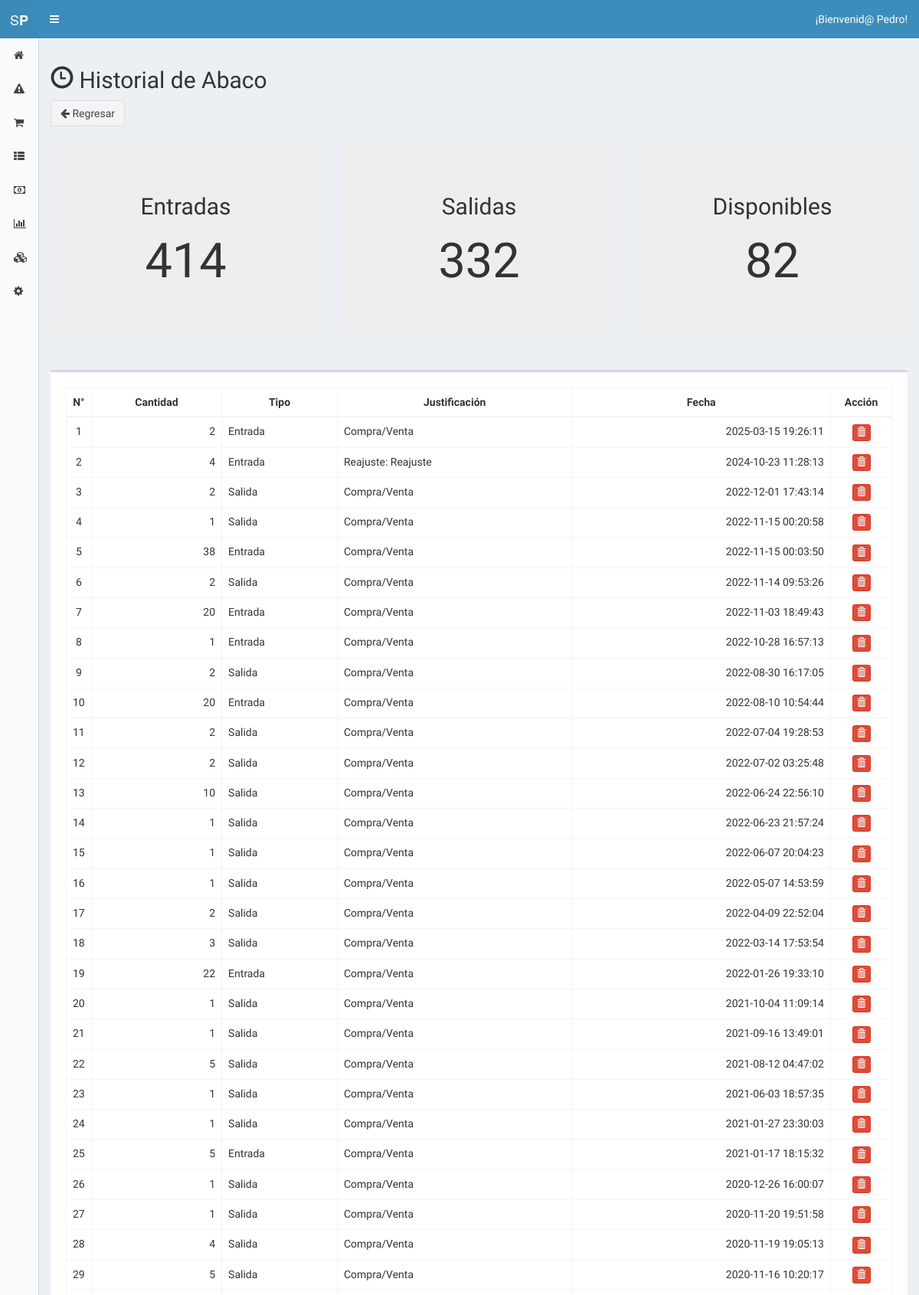
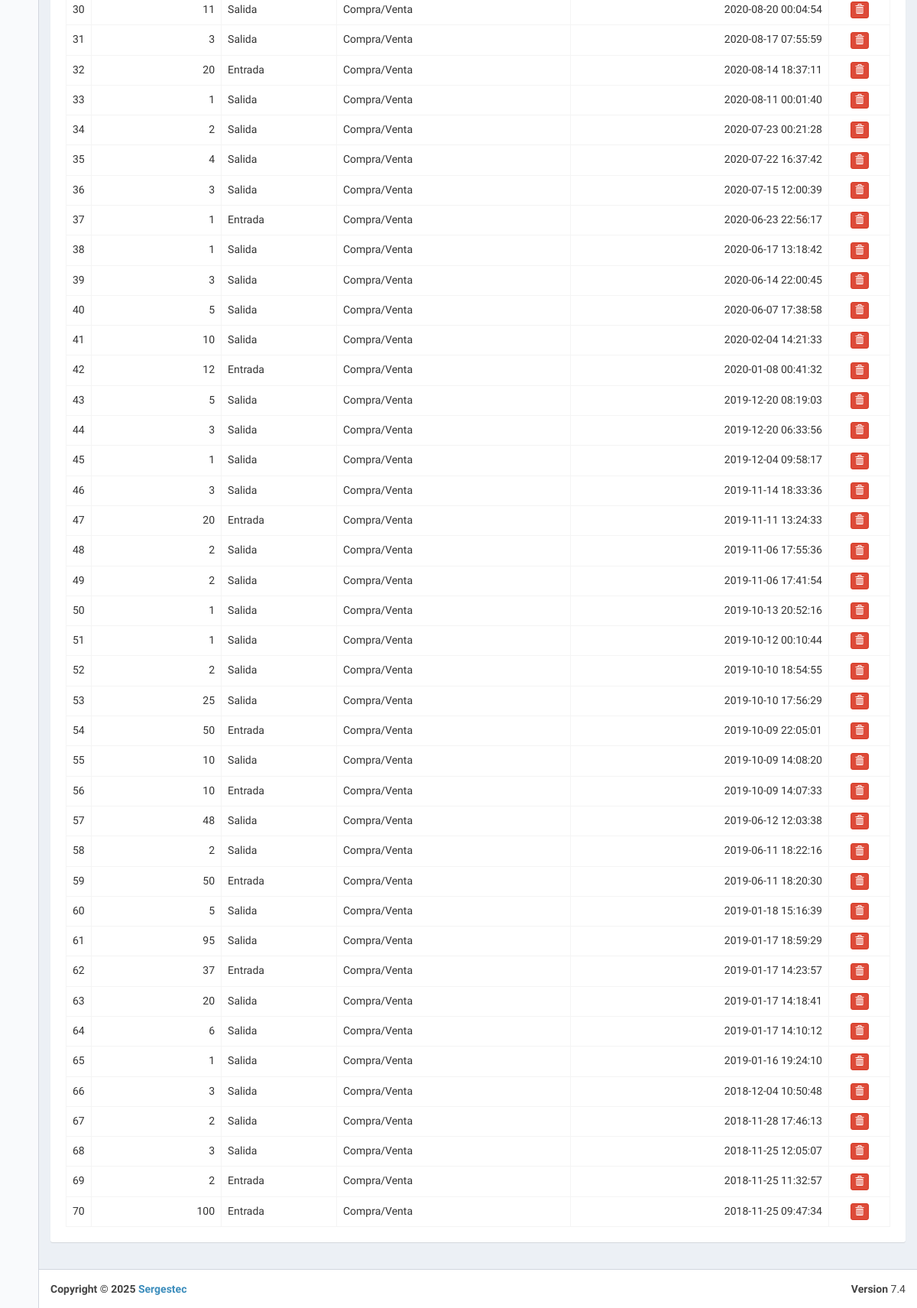
/index.php?view=history&product_id=1 (signed in), run on an earlier commit of the app's database (2 pictures, top to bottom).
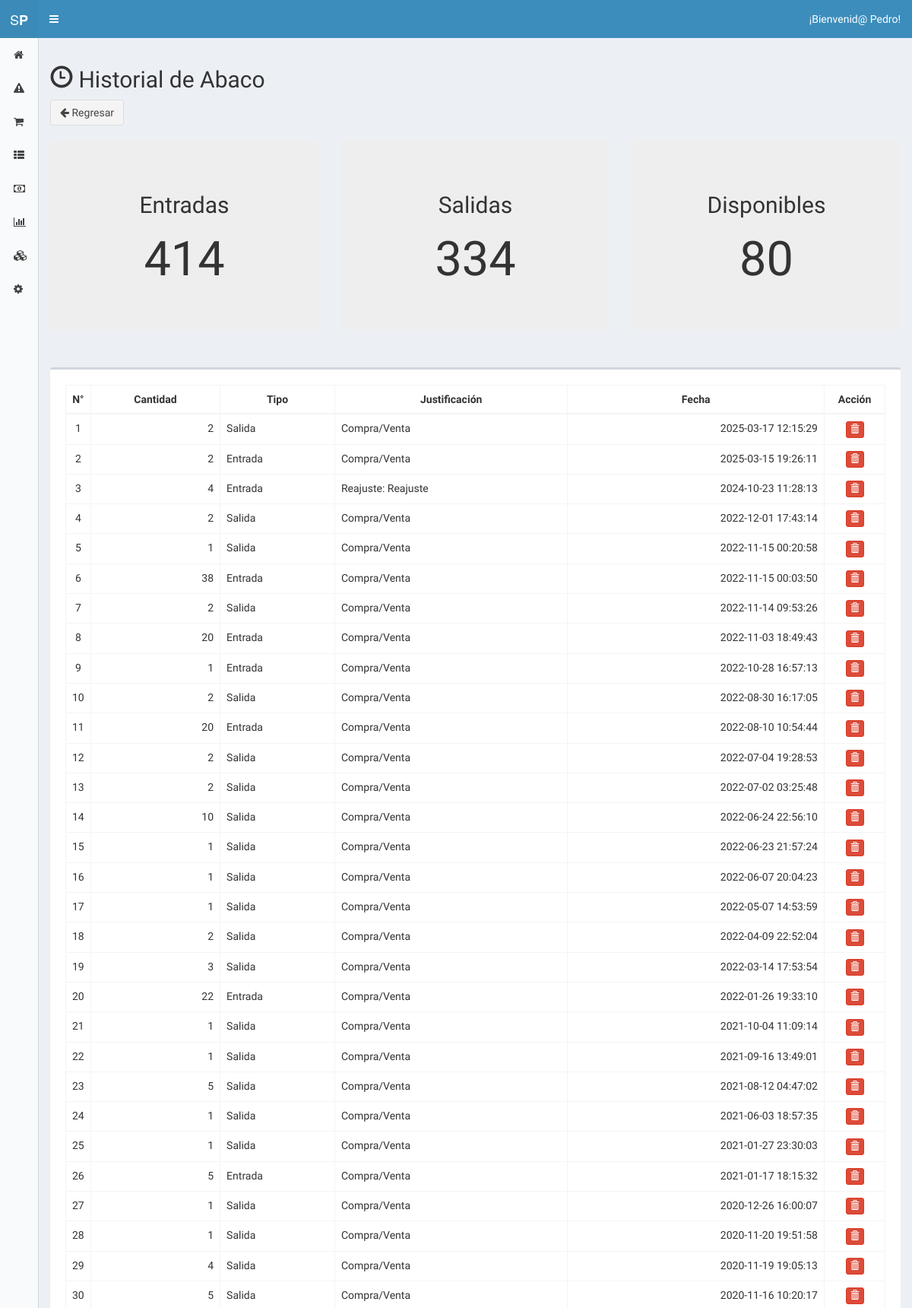
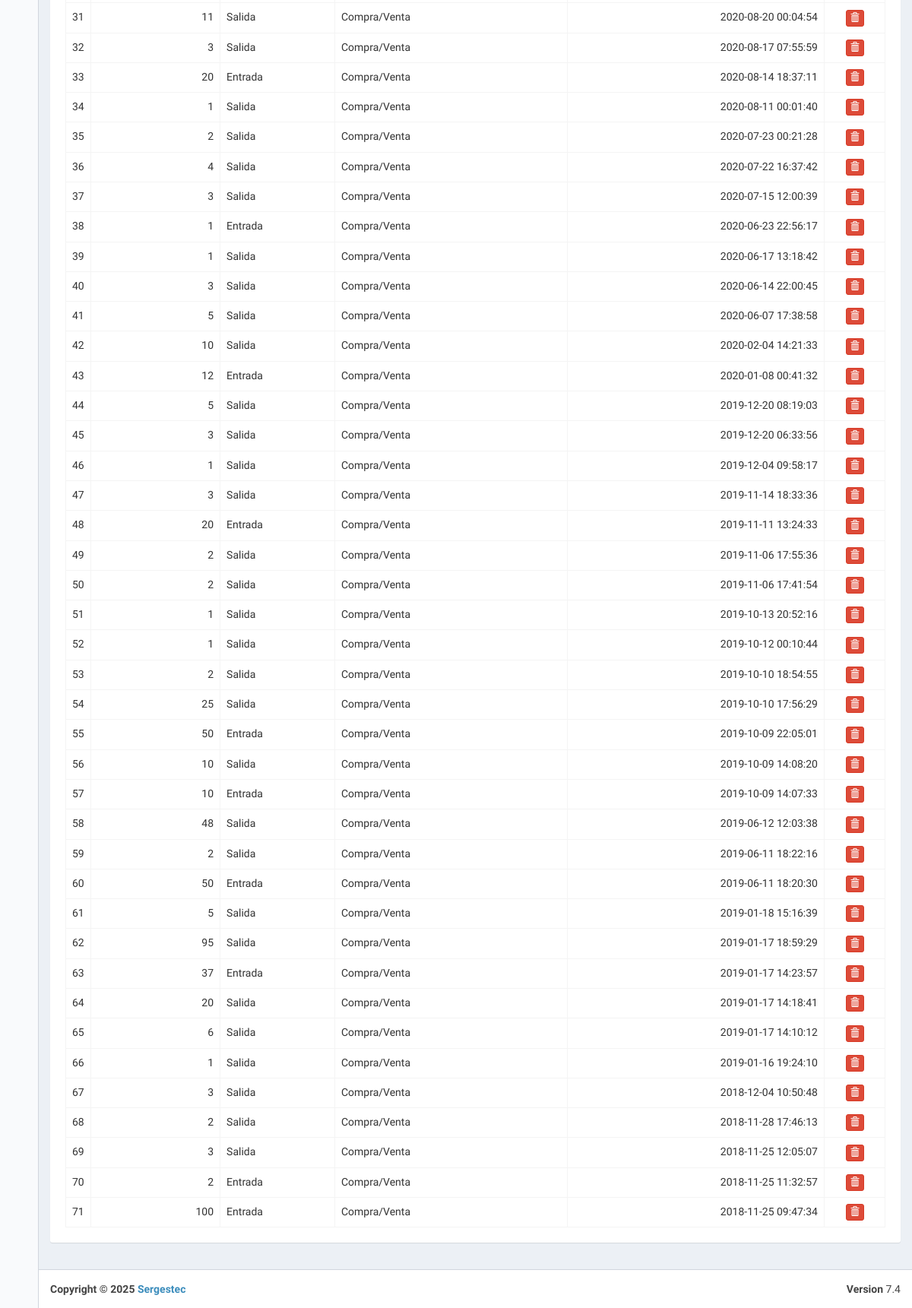
And on a later commit of the database (2 pictures, top to bottom).
### tables this page shows
CREATE TABLE `operation` (
  `id` int(11) NOT NULL,
  `product_id` int(11) DEFAULT NULL,
  `q` float DEFAULT NULL,
  `bono` float NOT NULL,
  `price_in` double DEFAULT NULL,
  `price_out` double DEFAULT NULL,
  `operation_type_id` int(11) DEFAULT NULL,
  `sell_id` int(11) DEFAULT NULL,
  `created_at` datetime DEFAULT NULL
);

CREATE TABLE `operation_type` (
  `id` int(11) NOT NULL,
  `name` varchar(50) DEFAULT NULL
);

### core/controller/Lb.php (called while the page is built, shortened)
<?php
class Lb {
	public function start(){
		include "core/app/init.php";
	}
}
?>

### index.php (called while the page is built, shortened)
<?php
	$lb = new Lb();
	$lb->start();
?>

### core/controller/Model.php (called while the page is built, shortened)
<?php
class Model {
	public static function exists($modelname){
		$fullpath = self::getFullpath($modelname);
		$found=false;
		if(file_exists($fullpath)){
			$found = true;
		}
		return $found;
	}
	public static function getFullpath($modelname){
		return Core::$root."core/app/model/".$modelname.".php";
	}
	public static function many($query,$aclass){
		$cnt = 0;
		$array = array();
		while($r = $query->fetch_array()){
			$array[$cnt] = new $aclass;
			$cnt2=1;
			foreach ($r as $key => $v) {
				if($cnt2>0 && $cnt2%2==0){
					$array[$cnt]->$key = $v;
				}
				$cnt2++;
			}
			$cnt++;
		}
		return $array;
	}
	public static function one($query,$aclass){
		$found = null;
		$data = new $aclass;
		while($r = $query->fetch_array()){
			$cnt=1;
			foreach ($r as $key => $v) {
				if($cnt>0 && $cnt%2==0){
					$data->$key = $v;
				}
				$cnt++;
			}
			$found = $data;
			break;
		}
		return $found;
	}
}
?>

### core/controller/Executor.php (called while the page is built, shortened)
<?php
class Executor {
	public static function doit($sql){
		$con = Database::getCon();
		return array($con->query($sql),$con->insert_id);
	}
}
?>

### core/app/model/UserData.php (called while the page is built, shortened)
<?php
	class UserData {
		public static $tablename = "user";
		public static function getById($id){
			$sql = "select * from ".self::$tablename." where id=$id";
			$query = Executor::doit($sql);
			return Model::one($query[0],new UserData());
		}
	}
?>

### core/app/model/ProductData.php (called while the page is built, shortened)
<?php
	class ProductData {
		public static $tablename = "product";
		public static function getById($id){
			$sql = "select * from ".self::$tablename." where id=$id";
			$query = Executor::doit($sql);
			return Model::one($query[0],new ProductData());
		}
	}
?>

### core/app/model/OperationData.php (called while the page is built, shortened)
<?php
	class OperationData {
		public static $tablename = "operation";
		public function __construct(){
			$this->operation_type_id = "";
		}
		public function getOperationtype(){ return OperationTypeData::getById($this->operation_type_id);}
		public static function getQYesF($product_id){
			$q=0;
			$operations = self::getAllByProductId($product_id);
			$input_id = OperationTypeData::getByName("Entrada")->id;
			$output_id = OperationTypeData::getByName("Salida")->id;
			foreach($operations as $operation){
					if($operation->operation_type_id==$input_id){ $q+=$operation->q; }
					else if($operation->operation_type_id==$output_id){  $q+=(-$operation->q); }
			}
			return $q;
		}
		public static function getAllByProductId($product_id){
			$sql = "select * from ".self::$tablename." where product_id=$product_id  order by created_at desc";
			$query = Executor::doit($sql);
			return Model::many($query[0],new OperationData());
		}
		public static function getOutputQYesF($product_id){
			$q=0;
			$operations = self::getOutputByProductId($product_id);
			$input_id = OperationTypeData::getByName("Entrada")->id;
			$output_id = OperationTypeData::getByName("Salida")->id;
			foreach($operations as $operation){
				if($operation->operation_type_id==$input_id){ $q+=$operation->q; }
				else if($operation->operation_type_id==$output_id){  $q+=(-$operation->q); }
			}
			return $q;
		}
		public static function getInputQYesF($product_id){
			$q=0;
			$operations = self::getInputByProductId($product_id);
			$input_id = OperationTypeData::getByName("Entrada")->id;
			foreach($operations as $operation){
				if($operation->operation_type_id==$input_id){ $q+=$operation->q; }
			}
			return $q;
		}
		public static function getOutputByProductId($product_id){
			$sql = "select * from ".self::$tablename." where product_id=$product_id and operation_type_id=2 order by created_at desc";
			$query = Executor::doit($sql);
			return Model::many($query[0],new OperationData());
		}
		public static function getInputByProductId($product_id){
			$sql = "select * from ".self::$tablename." where product_id=$product_id and operation_type_id=1 order by created_at desc";
			$query = Executor::doit($sql);
			return Model::many($query[0],new OperationData());
		}
	}
?>

### core/app/model/OperationTypeData.php (called while the page is built, shortened)
<?php
	class OperationTypeData {
		public static $tablename = "operation_type";
		public static function getById($id){
			 $sql = "select * from ".self::$tablename." where id=$id";
			$query = Executor::doit($sql);
			$found = null;
			$data = new OperationTypeData();
			while($r = $query[0]->fetch_array()){
				$data->id = $r['id'];
				$data->name = $r['name'];
				$found = $data;
				break;
			}
			return $found;
		}
		public static function getByName($name){
			 $sql = "select * from ".self::$tablename." where name=\"$name\"";
			$query = Executor::doit($sql);
			$found = null;
			$data = new OperationTypeData();
			while($r = $query[0]->fetch_array()){
				$data->id = $r['id'];
				$data->name = $r['name'];
				$found = $data;
				break;
			}
			return $found;
		}
	}
?>

### core/app/model/ReadjustData.php (called while the page is built, shortened)
<?php
	class ReadjustData {
		public static $tablenam3 = "readjust";
		public static function getByOperation($id){
			$sql = "select * from ".self::$tablenam3." where operation_id=$id";
			$query = Executor::doit($sql);
			return Model::one($query[0],new ReadjustData());
		}
	}
?>

### core/app/view/history-view.php (the view, shortened to what the changed rows need)
<section class="content">
	<div class="row">
		<?php
			if(isset($_GET["product_id"])):
			$product = ProductData::getById($_GET["product_id"]);
			$operations = OperationData::getAllByProductId($product->id); ?>
		<div class="col-md-12">
			<h2><i class="glyphicon glyphicon-time"></i> Historial de <?php echo $product->name; ?> </h2>
			<a href="index.php?view=inventary" class="btn btn-default"><i class="fa fa-arrow-left"></i> Regresar</a>
		</div>
	</div><br>
	<div class="row">
		<div class="col-md-4"><?php $itotal = OperationData::GetInputQYesF($product->id); ?>
			<div class="jumbotron"><center><h2>Entradas</h2><h1><?php echo $itotal; ?></h1></center></div>
			<br>
		</div>
		<div class="col-md-4"><?php $ototal = -1*OperationData::GetOutputQYesF($product->id); ?>
			<div class="jumbotron"><center><h2>Salidas</h2><h1><?php echo $ototal; ?></h1></center></div>
			<br>
		</div>
		<div class="col-md-4"><?php $total = OperationData::GetQYesF($product->id); ?>
			<div class="jumbotron"><center><h2>Disponibles</h2><h1><?php echo $total; ?></h1></center></div>
			<br>
		</div>
	</div>
	<?php if(count($operations)>0):?>
	<div class="box">
	  	<div class="box-body no-padding">
	  		<div class="box-body">
				<div class="box-body table-responsive">
					<table class="table table-bordered datatable table-hover">
						<thead>
							<th style="text-align: center; width: 30px;">N°</th>
							<th style="text-align: center;">Cantidad</th>
							<th style="text-align: center;">Tipo</th>
							<th style="text-align: center;">Justificación</th>
							<th style="text-align: center;">Fecha</th>
							<th style="text-align: center; width: 80px;">Acción</th>
						</thead>
						<?php for($number=0; $number<1; $number++);
						foreach($operations as $operation):?>
						<tr>
							<td style="text-align: center;"><?php echo $number; ?></td> <?php $number++; ?>
							<td style="text-align: right;"><?php echo $operation->q; ?></td>
							<td><?php echo $operation->getOperationType()->name; ?></td>
							<td><?php $justify = ReadjustData::getByOperation($operation->id); if(isset($justify)){ echo "Reajuste: ".$justify->justify; }else{ echo "Compra/Venta"; } ?></td>
							<td style="text-align: right;"><?php echo $operation->created_at; ?></td>
							<td style="text-align: center;"><a href="#" id="oper-<?php echo $operation->id; ?>" onclick="return confirm('¿Está seguro de eliminar?')" class="btn tip btn-xs btn-danger" title="Eliminar"><i class="glyphicon glyphicon-trash"></i></a> </td>
						</tr>
						<?php endforeach; ?>
					</table>
				</div>
			<?php endif; ?>
			</div>
		</div>
		<?php endif; ?>
	</div>
</section>

What changed in the data, as far as the page shows it:
added operation: q "2", operation_type.name "Salida", shows "Compra/Venta", created_at "2025-03-17 12:15:29"
Also different on the page:
$ototal: "332" → "334"
$total: "82" → "80"
